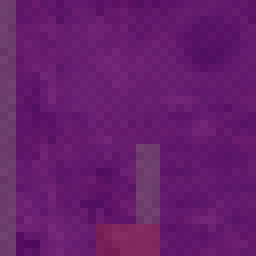
#> input picture quests/albase/assets/albase/textures/trials/shadow-earring.png, 32 x 32 px (shown 8 times larger)
$ python -i apply_item_abyss_filter.py   (imports and definitions only)
#> lines starting #> are read from the running program, lines starting #| are printed output that depends on the picture
#> further down, picture is the input picture: PIL image 32x32 RGBA; mean R, G, B, A 102, 29.7, 107.7, 255
"""
Скрипт для создания текстур предметов trials из ванильных текстур + фиолетовый фильтр бездны.
Копирует ванильные текстуры, применяет фильтр, сохраняет в папку trials/.

Использование: python apply_item_abyss_filter.py
"""

from PIL import Image, ImageEnhance
import os
import shutil

# Пути
SCRIPT_DIR = os.path.dirname(os.path.abspath(__file__))
VANILLA_BASE = r"C:\Users\shado\Desktop\vs 1.22.1\assets\survival\textures\entity\humanoid\seraphclothes"
OUTPUT_DIR = SCRIPT_DIR  # trials/ folder

# Параметры фиолетового фильтра бездны (те же что для боссов)
ABYSS_COLOR = (90, 20, 160)
ABYSS_INTENSITY = 0.45
DARKEN_FACTOR = 0.75
SATURATION_BOOST = 1.3

# Маппинг: выходное имя -> путь к ванильной текстуре (относительно VANILLA_BASE)
TEXTURE_MAP = {
    # trial-shadow-earring -> jester head
    "shadow-earring.png": "head/hood-jester.png",
    # trial-void-pendant -> nazar2
    "void-pendant.png": "neck/nazar2.png",
    # trial-abyss-pendant -> bronzeamulet
    "abyss-pendant.png": "neck/bronzeamulet.png",
    # trial-void-ring -> marketeer neck
    "void-ring.png": "neck/marketeer.png",
    # trial-rift-bracelet -> deep gloves
    "rift-bracelet.png": "hand/deep.png",
    # trial-void-cloak -> midnightponcho
    "void-cloak.png": "shoulder/midnightponcho.png",
    # trial-abyss-mask -> forgotten upperbodyover
    "abyss-mask.png": "upperbodyover/forgotten.png",
    # trial-deep-sigil -> simple-cross
    "deep-sigil.png": "neck/simple-cross.png",
    # trial-abyss-belt -> midsummer waist
    "abyss-belt.png": "waist/midsummer.png",
}


def apply_abyss_filter(img):
    """Применяет фиолетовый фильтр бездны к изображению PIL."""
    img = img.convert("RGBA")
    r, g, b, a = img.split()
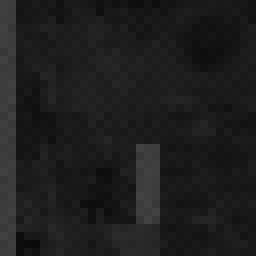
#> g: PIL image 32x32 L (shown 8 times larger); min 10, max 67, mean 29.7
#> a: PIL image 32x32 L; every value is 255

    purple_overlay = Image.new("RGBA", img.size, (*ABYSS_COLOR, 255))
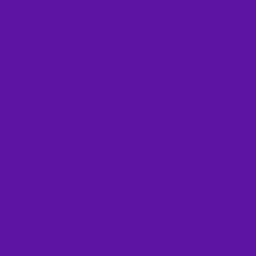
#> purple_overlay: PIL image 32x32 RGBA (shown 8 times larger); mean R, G, B, A 90, 20, 160, 255
    darkened = ImageEnhance.Brightness(img).enhance(DARKEN_FACTOR)
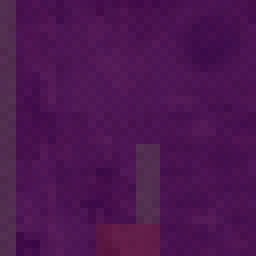
#> darkened: PIL image 32x32 RGBA (shown 8 times larger); mean R, G, B, A 76.1, 21.9, 80.4, 255
    blended = Image.blend(darkened, purple_overlay, ABYSS_INTENSITY)
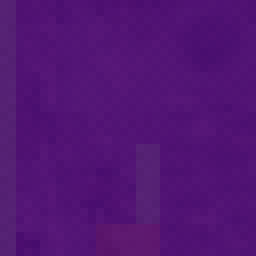
#> blended: PIL image 32x32 RGBA (shown 8 times larger); mean R, G, B, A 81.9, 20.6, 115.7, 255
    blended = ImageEnhance.Color(blended).enhance(SATURATION_BOOST)

    r2, g2, b2, _ = blended.split()
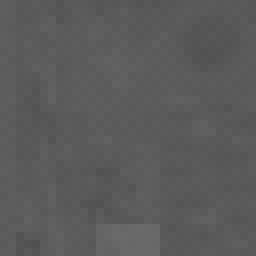
#> r2: PIL image 32x32 L (shown 8 times larger); min 80, max 106, mean 90.9
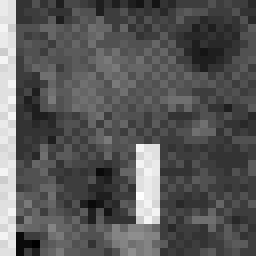
#> g2: PIL image 32x32 L (shown 8 times larger); min 3, max 28, mean 11.6; drawn with min black and max white
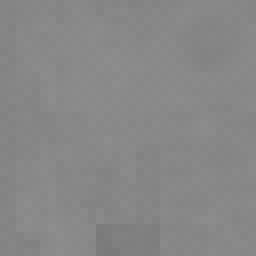
#> b2: PIL image 32x32 L (shown 8 times larger); min 122, max 142, mean 135.3
    result = Image.merge("RGBA", (r2, g2, b2, a))
    return result


def main():
    print(f"Создание текстур предметов trials с фильтром бездны")
    print(f"Источник: {VANILLA_BASE}")
    print(f"Выход: {OUTPUT_DIR}")
    print(f"Параметры: цвет RGB{ABYSS_COLOR}, интенсивность {ABYSS_INTENSITY}")
    print()

    success = 0
    errors = 0

    for output_name, vanilla_path in sorted(TEXTURE_MAP.items()):
        src = os.path.join(VANILLA_BASE, vanilla_path)
        dst = os.path.join(OUTPUT_DIR, output_name)

        if not os.path.exists(src):
            print(f"  [SKIP] {vanilla_path} — файл не найден!")
            errors += 1
            continue

        img = Image.open(src)
        filtered = apply_abyss_filter(img)
        filtered.save(dst)
        print(f"  [OK] {vanilla_path} -> {output_name}")
        success += 1

    # Также применим фильтр к текстуре Эхо Пустоты (trial-tracker)
    tracker_texture = os.path.join(os.path.dirname(SCRIPT_DIR), "bosshunt.png")
    if os.path.exists(tracker_texture):
        img = Image.open(tracker_texture)
        filtered = apply_abyss_filter(img)
        tracker_out = os.path.join(OUTPUT_DIR, "trial-tracker.png")
        filtered.save(tracker_out)
        print(f"  [OK] bosshunt.png -> trial-tracker.png (Эхо Пустоты)")
        success += 1

    print(f"\nГотово! Создано {success} текстур, ошибок: {errors}")


# [2 lines not run here, left out]

>>> from PIL import Image
>>> picture = Image.open('shadow-earring.png')
>>> result = apply_abyss_filter(picture)

$ run again, on quests/albase/assets/albase/textures/trials/ashen-crawler.png
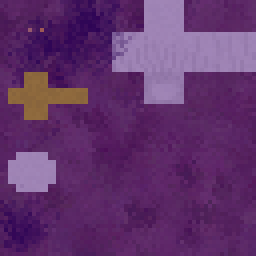
#> input picture quests/albase/assets/albase/textures/trials/ashen-crawler.png, 64 x 64 px (shown 4 times larger)
#> picture is the input picture: PIL image 64x64 RGBA; mean R, G, B, A 87.5, 38.3, 100.7, 239.6
#> in apply_abyss_filter, `r2, g2, b2, _ = blended.split()`:
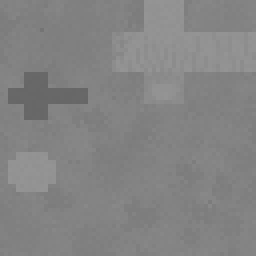
#> b2: PIL image 64x64 L (shown 4 times larger); min 103, max 148, mean 131.2
#> in apply_abyss_filter, `result = Image.merge("RGBA", (r2, g2, b2, a))`:
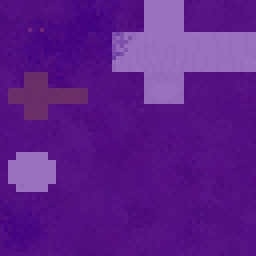
#> result: PIL image 64x64 RGBA (shown 4 times larger); mean R, G, B, A 83.4, 16.1, 131.2, 239.6; transparent parts drawn white

$ run again, on quests/albase/assets/albase/textures/trials/blood-howler.png
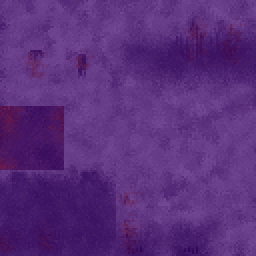
#> input picture quests/albase/assets/albase/textures/trials/blood-howler.png, 128 x 128 px (shown 2 times larger)
#> picture is the input picture: PIL image 128x128 RGBA; mean R, G, B, A 89.9, 45.9, 122.8, 255
#> a: PIL image 128x128 L; every value is 255
#> in apply_abyss_filter, `blended = ImageEnhance.Color(blended).enhance(SATURATION_BOOST)`:
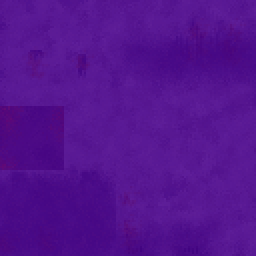
#> blended: PIL image 128x128 RGBA (shown 2 times larger); mean R, G, B, A 83.8, 19.3, 142.4, 255
#> in apply_abyss_filter, `r2, g2, b2, _ = blended.split()`:
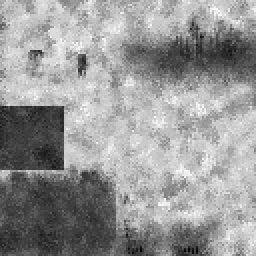
#> g2: PIL image 128x128 L (shown 2 times larger); min 2, max 31, mean 19.3; drawn with min black and max white

$ run again, on quests/albase/assets/albase/textures/trials/bone-watcher.png
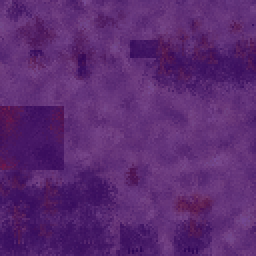
#> input picture quests/albase/assets/albase/textures/trials/bone-watcher.png, 128 x 128 px (shown 2 times larger)
#> picture is the input picture: PIL image 128x128 RGBA; mean R, G, B, A 91.5, 42.1, 113.7, 255
#> a: PIL image 128x128 L; every value is 255
#> in apply_abyss_filter, `r2, g2, b2, _ = blended.split()`:
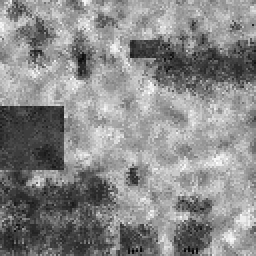
#> g2: PIL image 128x128 L (shown 2 times larger); min 2, max 31, mean 17.6; drawn with min black and max white
